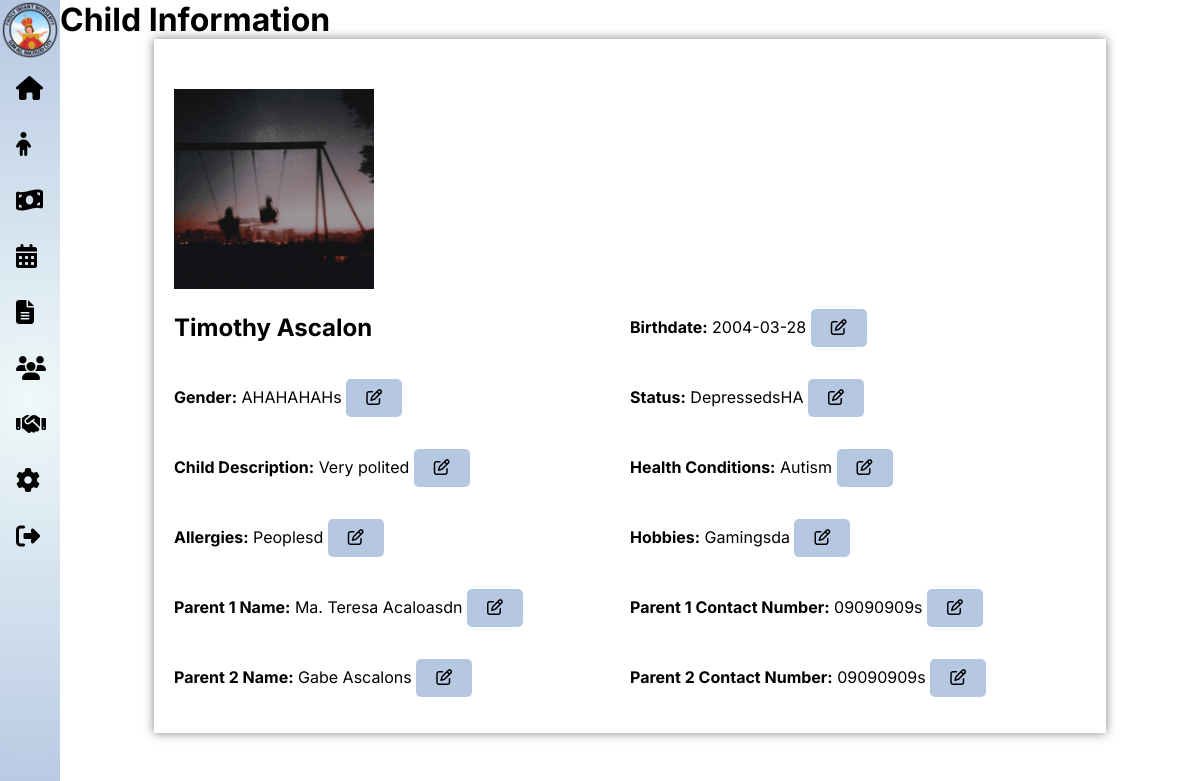
The page /user_modules/admin/admin_view_child.php?id=6 on the database as committed earlier.
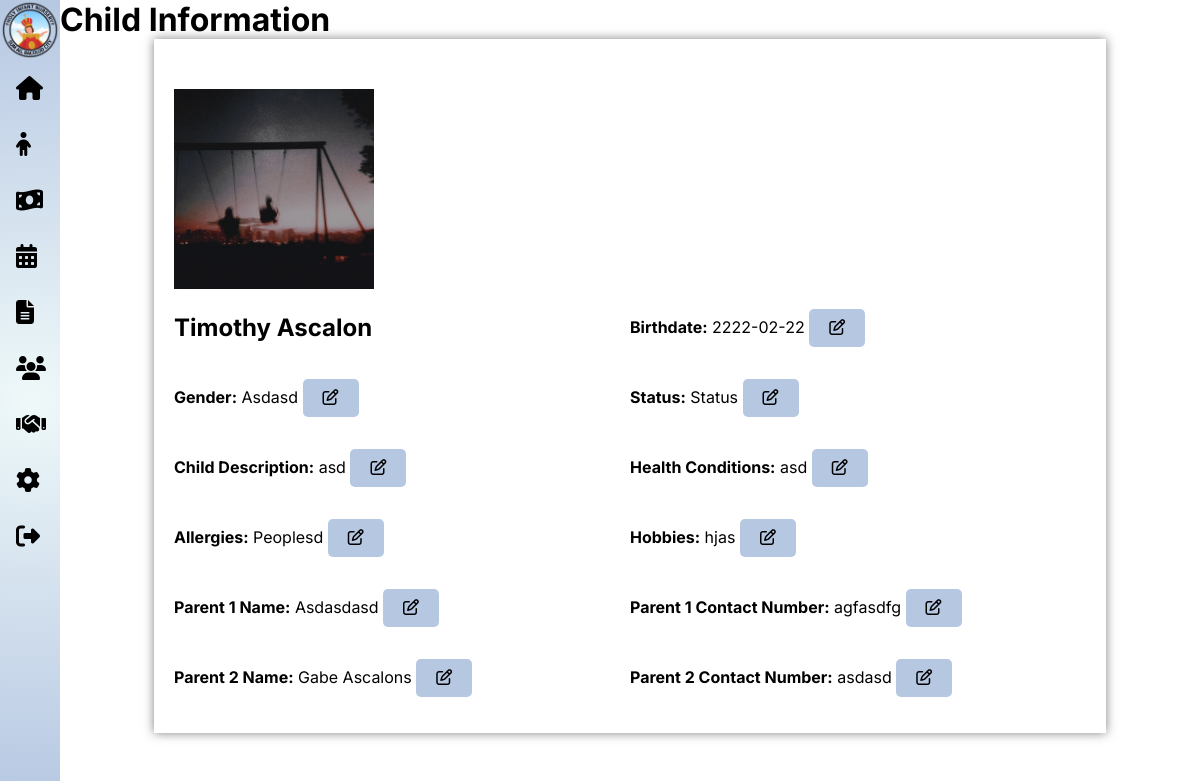
The same page on the database as committed later.
### tables this page shows
CREATE TABLE `tbl_children` (
  `child_id` int(11) NOT NULL,
  `firstname` varchar(255) NOT NULL,
  `lastname` varchar(255) NOT NULL,
  `birthdate` date DEFAULT NULL,
  `status` varchar(50) DEFAULT NULL,
  `child_description` varchar(255) NOT NULL,
  `gender` varchar(10) NOT NULL,
  `health_conditions` varchar(255) DEFAULT NULL,
  `allergies` varchar(255) DEFAULT NULL,
  `hobbies` varchar(255) DEFAULT NULL,
  `parent1_name` varchar(255) DEFAULT NULL,
  `parent1_contact_number` varchar(20) DEFAULT NULL,
  `parent2_name` varchar(255) DEFAULT NULL,
  `parent2_contact_number` varchar(20) DEFAULT NULL,
  `added_by_admin` int(11) DEFAULT NULL,
  `added_by_director` int(11) DEFAULT NULL,
  `added_by_bookkeeper` int(11) DEFAULT NULL,
  `profile_image` varchar(255) DEFAULT NULL
);

### user_modules/admin/admin_view_child.php (the view, shortened to what this page needs)
<?php
include 'admin_sidebar.php';
include '../../dbconn.php';
if (isset($_GET['id'])) {
    $childId = $_GET['id'];
    $sql = "SELECT * FROM tbl_children WHERE child_id = ?";
    $stmt = $conn->prepare($sql);
    $stmt->bind_param("i", $childId);
    $stmt->execute();
    $result = $stmt->get_result();
    if ($result && $result->num_rows > 0) {
        $row = $result->fetch_assoc();
        $profileImage = $row['profile_image'];
        $firstName = $row['firstname'];
        $lastName = $row['lastname'];
        $birthdate = $row['birthdate'];
        $gender = $row['gender'];
        $status = $row['status'];
        $healthConditions = $row['health_conditions'];
        $allergies = $row['allergies'];
        $childDescription = $row['child_description'];
        $hobbies = $row['hobbies'];
        $parent1Name = $row['parent1_name'];
        $parent1ContactNumber = $row['parent1_contact_number'];
        $parent2Name = $row['parent2_name'];
        $parent2ContactNumber = $row['parent2_contact_number'];
?>
        <!DOCTYPE html>
        <html lang="en">
        <head>
            <link rel="stylesheet" href="https://cdnjs.cloudflare.com/ajax/libs/font-awesome/6.5.1/css/all.min.css" />
            <link rel="stylesheet" href="styles/admin_view_child.css">
        </head>
        <body>
            <main>
                <h1>Child Information</h1>
                <div class="personal-information">
                    <div>
                        <?php if ($profileImage) : ?>
                            <img src="<?php echo $profileImage; ?>" alt="Child Profile Image" style="width: 200px; height: 200px;">
                        <?php else : ?>
                            <p>No profile image available.</p>
                        <?php endif; ?>
                    </div>
                    <div class="personal-details">
                        <h2><?php echo ucwords($firstName . ' ' . $lastName); ?></h2>
                        <p><strong>Birthdate:</strong> <span id="birthdate"><?php echo $birthdate; ?></span> <button onclick="openModal('birthdate')"><i class="fa-regular fa-pen-to-square"></i></button></p>
                        <p><strong>Gender:</strong> <span id="gender"><?php echo ucwords($gender); ?></span> <button onclick="openModal('gender')"><i class="fa-regular fa-pen-to-square"></i></button></p>
                        <p><strong>Status:</strong> <span id="status"><?php echo ucwords($status); ?></span> <button onclick="openModal('status')"><i class="fa-regular fa-pen-to-square"></i></button></p>
                        <p><strong>Child Description:</strong> <span id="childDescription"><?php echo $childDescription; ?></span> <button onclick="openModal('childDescription')"><i class="fa-regular fa-pen-to-square"></i></button></p>
                        <p><strong>Health Conditions:</strong> <span id="healthConditions"><?php echo $healthConditions; ?></span> <button onclick="openModal('healthConditions')"><i class="fa-regular fa-pen-to-square"></i></button></p>
                        <p><strong>Allergies:</strong> <span id="allergies"><?php echo $allergies; ?></span> <button onclick="openModal('allergies')"><i class="fa-regular fa-pen-to-square"></i></button></p>
                        <p><strong>Hobbies:</strong> <span id="hobbies"><?php echo $hobbies; ?></span> <button onclick="openModal('hobbies')"><i class="fa-regular fa-pen-to-square"></i></button></p>
                        <p><strong>Parent 1 Name:</strong> <span id="parent1Name"><?php echo ucwords($parent1Name); ?></span> <button onclick="openModal('parent1Name')"><i class="fa-regular fa-pen-to-square"></i></button></p>
                        <p><strong>Parent 1 Contact Number:</strong> <span id="parent1ContactNumber"><?php echo $parent1ContactNumber; ?></span> <button onclick="openModal('parent1ContactNumber')"><i class="fa-regular fa-pen-to-square"></i></button>
                        </p>
                        <p><strong>Parent 2 Name:</strong> <span id="parent2Name"><?php echo ucwords($parent2Name); ?></span> <button onclick="openModal('parent2Name')"><i class="fa-regular fa-pen-to-square"></i></button></p>
                        <p><strong>Parent 2 Contact Number:</strong> <span id="parent2ContactNumber"><?php echo $parent2ContactNumber; ?></span> <button onclick="openModal('parent2ContactNumber')"><i class="fa-regular fa-pen-to-square"></i></button>
                        </p>
                    </div>
                </div>
            </main>
        </body>$field
        </html>
<?php
    } else {
        echo "Child not found.";
    }
} else {
    echo "Child ID not provided.";
}
?>

### user_modules/admin/admin_sidebar.php (shortened to what this page needs)
<!DOCTYPE html>
<html lang="en">
<head>
  <link rel="stylesheet" href="styles/nav.css">
  <link rel="stylesheet" href="https://cdnjs.cloudflare.com/ajax/libs/font-awesome/6.5.1/css/all.min.css" />
</head>
<?php echo "<body>
  <nav class='navbar'>
    <img class='navlogo' src='../../assets/logo.png' alt=''>
    <ul class='navbar-nav'>
      <li class='nav-item'><a href='admin_dashboard.php'><i class='fas fa-home'></i><span class='nav-label'>Dashboard</span></a></li>
      <li class='nav-item'><a href='admin_children.php'><i class='fas fa-child'></i><span class='nav-label'>Children</span></a></li>
      <li class='nav-item'><a href='admin_donation.php'><i class='fas fa-money-bill-wave'></i><span class='nav-label'>Donation</span></a></li>
      <li class='nav-item'><a href='admin_schedules.php'><i class='fas fa-calendar-alt'></i><span class='nav-label'>Schedules</span></a></li>
      <li class='nav-item'><a href='admin_admissions.php'><i class='fas fa-file-alt'></i><span class='nav-label'>Admissions</span></a></li>
      <li class='nav-item'><a href='admin_staff.php'><i class='fas fa-users'></i><span class='nav-label'>Staff</span></a></li>
      <li class='nav-item'><a href='admin_adoptions.php'><i class='fas fa-handshake'></i><span class='nav-label'>Adoptions</span></a></li>
      <li class='nav-item'><a href='admin_settings.php'><i class='fas fa-cog'></i><span class='nav-label'>Settings</span></a></li>
      <li id='logout' class='nav-item'><a href='../../logout.php'><i class='fas fa-sign-out-alt'></i><span class='nav-label'>Logout</span></a></li>
    </ul>
  </nav>
</body>"; ?>
</html>

### user_modules/admin/styles/nav.css (style rules this page uses)
body { margin: 0; font-family: Inter, sans-serif; }
.navbar { height: 100vh; padding: 0; margin: 0; width: 5vw; background: radial-gradient( circle at center, rgb(239, 249, 249) 0%, rgb(182, 199, 226) 100.2% ); position: fixed; transition: width 0.3s ease-in-out; display: flex; flex-direction: column; align-items: flex-start; overflow: hidden; }
.navbar a { display: flex; align-items: center; text-decoration: none; color: black; padding: 1rem; width: 100%; transition: background-color 0.3s ease-in-out; }
.fas { font-size: 1.5rem; width: 1.5rem; text-align: center; margin-right: 1rem; }
.navbar-nav { padding: 0; margin: 0; list-style: none; width: 100%; }
.navlogo { width: 5vw; }
#logout { bottom: 0; }

### user_modules/admin/styles/admin_view_child.css (style rules this page uses)
main { margin-left: 5vw; }
h1 { margin: 0; }
.personal-information { width: 80%; margin: auto; padding: 20px; padding-top: 50px; box-shadow: 0 0 10px rgba(0, 0, 0, 0.5); }
.personal-details { display: grid; grid-template-columns: 1fr 1fr; }
button { background-color: #b6c7e2; color: black; padding: 10px 20px; border: none; border-radius: 5px; cursor: pointer; font-size: 16px; transition: background-color 0.3s ease; margin-right: 10px; }

Rows that differ between the two databases and show on the page:
changed tbl_children "Timothy Ascalon": birthdate "2004-03-28" → "2222-02-22"; gender "AHAHAHAHs" → "Asdasd"; status "DepressedsHA" → "Status"; child_description "Very polited" → "asd"; health_conditions "Autism" → "asd"; hobbies "Gamingsda" → "hjas"; parent1_name "Ma. Teresa Acaloasdn" → "Asdasdasd"; parent1_contact_number "09090909s" → "agfasdfg"; parent2_contact_number "09090909s" → "asdasd"
